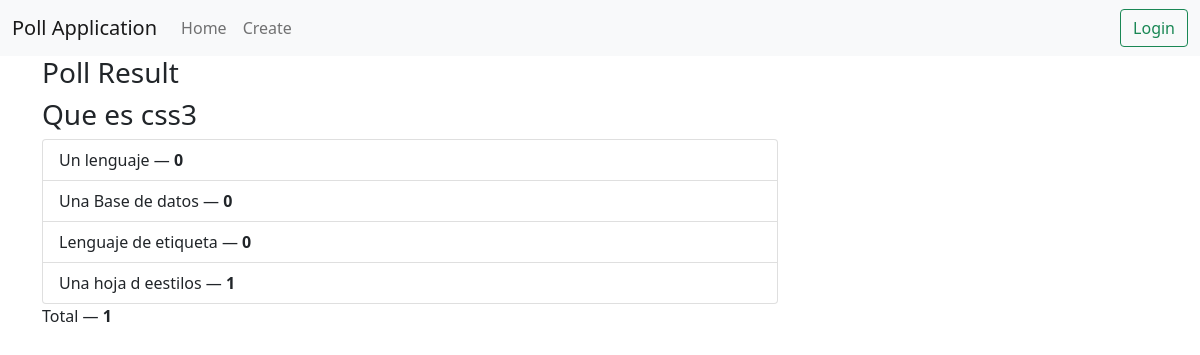
Screenshot of /results/35/ with the database file from the repository.
### pollsapp/models.py (models this page shows, shortened)
class Poll(models.Model):
    question = models.TextField()
    option_one = models.CharField(max_length=30)
    option_two = models.CharField(max_length=30)
    option_three = models.CharField(max_length=30)
    option_four = models.CharField(max_length=30)
    option_one_count = models.IntegerField(default=0)
    option_two_count = models.IntegerField(default=0)
    option_three_count = models.IntegerField(default=0)
    option_four_count = models.IntegerField(default=0)
    def total(self):
            return self.option_one_count + self.option_two_count + self.option_three_count + self.option_four_count

### pollsapp/views.py (the view)
# urls.py: path('results/<poll_id>/', poll_views.results, name='results'),
def results(request, poll_id):
    poll = Poll.objects.get(pk=poll_id)
    context = {
        'poll' : poll
    }
    return render(request, 'poll/results.html', context)

### pollsapp/templates/poll/results.html (shortened to what this page needs)
{% extends "poll/base.html" %}
{% block main %}
<div class="row">
    <div class="col-lg-8 col-lg-offset-2">
        <div class="panel panel-default">
            <div class="panel-heading">
                <h3 class="panel-title">Poll Result</h3>
            </div>
            <div class="panel-body">
                <h3>{{ poll.question }}</h3>
            </div>
            <ul class="list-group">
                <li class="list-group-item">{{ poll.option_one }} &mdash; <strong>{{ poll.option_one_count }}</strong></li>
                <li class="list-group-item">{{ poll.option_two }} &mdash; <strong>{{ poll.option_two_count }}</strong></li>
                <li class="list-group-item">{{ poll.option_three }} &mdash; <strong>{{ poll.option_three_count }}</strong></li>
                <li class="list-group-item">{{ poll.option_four }} &mdash; <strong>{{ poll.option_four_count }}</strong></li>
            </ul>
            <div class="panel-footer">
                Total &mdash; <strong>{{ poll.total }}</strong>
            </div>
        </div>
    </div>
</div>
{% endblock %}

### rows the page displays
Poll: question "Que es css3", option_one "Un lenguaje", option_one_count "0", option_two "Una Base de datos", option_two_count "0", option_three "Lenguaje de etiqueta", option_three_count "0", option_four "Una hoja d eestilos", option_four_count "1", total "1"
